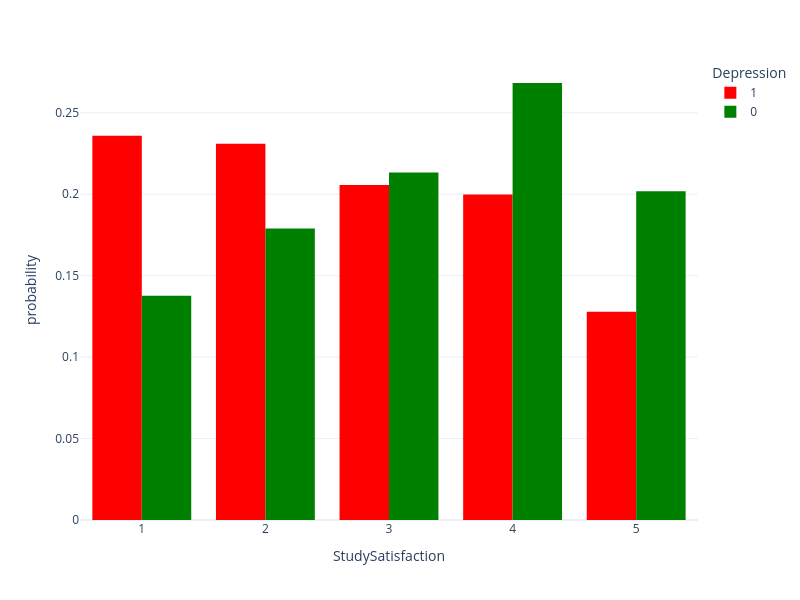

Notebook code cell kept with this figure:
### Code cell
px.histogram(prep_df, x="StudySatisfaction", color="Depression", 
             barmode="group", color_discrete_map={1: "red", 0: "green"},
             histnorm="probability", width=800, height=600)

### Figure 1 — Plotly figure (JSON) as saved in the notebook; plotly's stock layout.template omitted (floating-point values rounded to 4 significant figures; data arrays with more than 128 entries replaced by an {"elided": "..."} marker saying what was removed)
{"data": [{"alignmentgroup": "True", "bingroup": "x", "histnorm": "probability", "hovertemplate": "Depression=1<br>StudySatisfaction=%{x}<br>probability=%{y}<extra></extra>", "legendgroup": "1", "marker": {"color": "red", "pattern": {"shape": ""}}, "name": "1", "offsetgroup": "1", "orientation": "v", "showlegend": true, "type": "histogram", "x": {"elided": "16284 float values"}, "xaxis": "x", "yaxis": "y"}, {"alignmentgroup": "True", "bingroup": "x", "histnorm": "probability", "hovertemplate": "Depression=0<br>StudySatisfaction=%{x}<br>probability=%{y}<extra></extra>", "legendgroup": "0", "marker": {"color": "green", "pattern": {"shape": ""}}, "name": "0", "offsetgroup": "0", "orientation": "v", "showlegend": true, "type": "histogram", "x": {"elided": "11497 float values"}, "xaxis": "x", "yaxis": "y"}], "layout": {"barmode": "group", "height": 600, "legend": {"title": {"text": "Depression"}, "tracegroupgap": 0}, "margin": {"t": 60}, "width": 800, "xaxis": {"anchor": "y", "domain": [0, 1], "title": {"text": "StudySatisfaction"}}, "yaxis": {"anchor": "x", "domain": [0, 1], "title": {"text": "probability"}}}}
